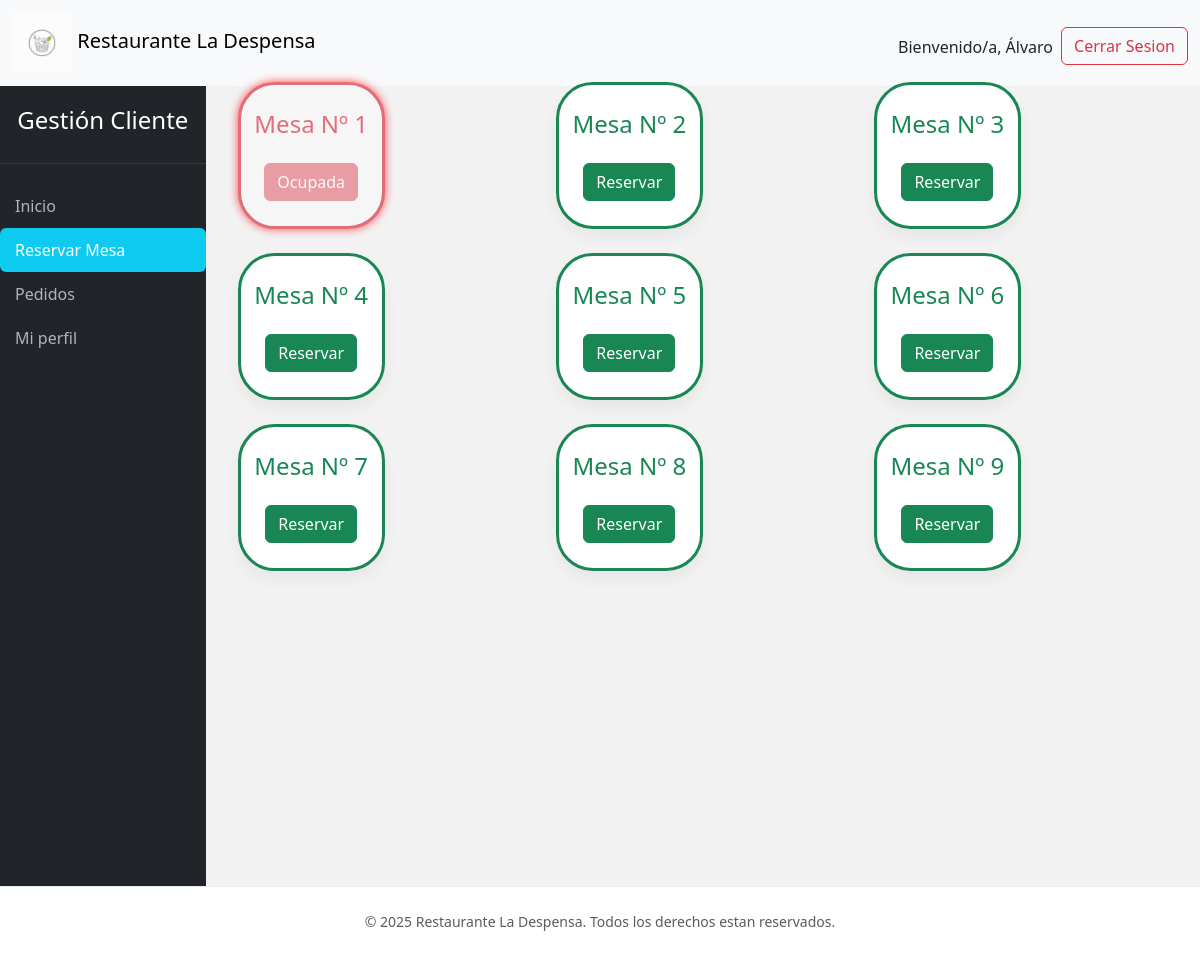
The page /clientes/mesas.php (signed in) on the database its author committed.
### tables this page shows
CREATE TABLE `mesa` (
  `nmesa` int(11) NOT NULL,
  `estado` tinyint(1) NOT NULL
);

### clientes/mesas.php (the view, shortened to what this page needs)
<?php
include("../conexion.php");
$consultamesa = "SELECT * FROM mesa";
$mesas = mysqli_query($conn, $consultamesa);
?>
<!doctype html>
<html lang="es">
<head>
    <?php
    include("../head.php");
    ?>
</head>
<body>
    <?php
    include("../nav.php");
    ?>
    <div class="wrapper">
        <?php
        include("navbar.php");
        ?>
        <div id="content">
            <div class="container-fluid">
                 <div class="row g-4 justify-content-center">
                    <?php
                    if ($mesas && mysqli_num_rows($mesas) > 0) {
                        while ($datosmesas = mysqli_fetch_assoc($mesas)) {
                            $nummesa = $datosmesas['nmesa'];
                            $estadomesa = $datosmesas['estado'];
                            $clase_estado = '';
                            $texto_btn = '';
                            $btn_clase = 'btn-primary';
                            switch ($estadomesa) {
                                case 0:
                                    $clase_estado = 'mesa-disponible';
                                    $texto_btn = 'Reservar';
                                    $btn_clase = 'btn-success';
                                    break;
                                case 1:
                                    $clase_estado = 'mesa-ocupada';
                                    $texto_btn = 'Ocupada';
                                    $btn_clase = 'btn-danger disabled';
                                    break;
                            }
                    ?>
                            <div class="col-12 col-sm-6 col-md-4 m-0">
                                <div class="card <?php echo $clase_estado; ?>">
                                    <h4 class="card-title mb-4">Mesa Nº <?php echo $nummesa; ?></h4>
                                      <button class="btn btn-md <?php echo $btn_clase; ?>"
                                                data-bs-toggle="modal"
                                                data-bs-target="#modalReserva"
                                                data-mesa-id='<?php echo $nummesa;?>'>
                                            <?php echo $texto_btn; ?>
                                        </button>
                                </div>
                            </div>
                    <?php
                        }
                    } else {
                        echo "<div class='alert alert warning' role='alert'>No se encontraron mesas en la base de datos</div";
                    }
                    ?>
                </div>
            </div>
        </div>
    </div>
    <?php
    include("../footer.php");
    ?>
</body>
</html>

### styles.css (style rules this page uses)
body { display: flex; min-height: 100vh; flex-direction: column; background-color: #f8f9fa; background: linear-gradient(rgba(0, 0, 0, 0.05), rgba(0, 0, 0, 0.05)); margin: 0; }
.wrapper { display: flex; flex: 1; }
#content { width: 100%; padding: 20px; min-height: 100vh; transition: all 0.3s; }
.card { border: none; box-shadow: 0 0.5rem 1rem rgba(0, 0, 0, 0.05); margin-bottom: 1.5rem; }

### clientes/mesas.php (style rules this page uses)
.card { width: 50%; aspect-ratio: 0.5 / 0.5; display: flex; flex-direction: column; justify-content: center; align-items: center; border-radius: 25%; border: 3px solid transparent; box-shadow: 0 0.5rem 1rem rgba(0, 0, 0, 0.05); transition: all 0.2s ease-in-out; cursor: pointer; }
.mesa-disponible { border-color: #198754; }
.mesa-disponible .card-title { color: #198754 !important; }
.mesa-disponible .btn { background-color: #198754; border-color: #198754; }
.mesa-ocupada { box-shadow: 0px 0px 10px red; border-color: #dc3545; background-color: #f8f9fa; opacity: 0.7; }
.mesa-ocupada .card-title { color: #dc3545 !important; }
.mesa-ocupada .btn { background-color: #dc3545; border-color: #dc3545; }

### rows shown on the page
mesa: nmesa "1", estado "Ocupada"
mesa: nmesa "2", estado "Reservar"
mesa: nmesa "3", estado "Reservar"
mesa: nmesa "4", estado "Reservar"
mesa: nmesa "5", estado "Reservar"
mesa: nmesa "6", estado "Reservar"
mesa: nmesa "7", estado "Reservar"
mesa: nmesa "8", estado "Reservar"
mesa: nmesa "9", estado "Reservar"

### other values the page prints
$_SESSION['nombre'] "Álvaro"
